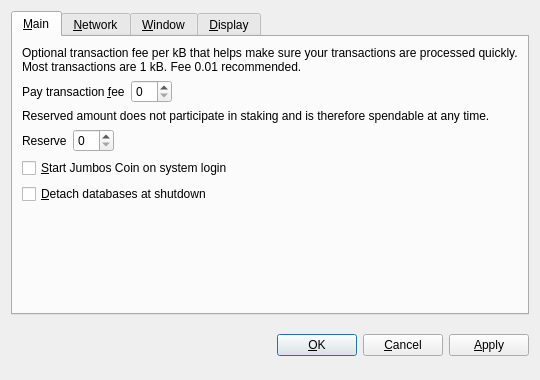
<?xml version="1.0" encoding="UTF-8"?>
<ui version="4.0">
 <class>OptionsDialog</class>
 <widget class="QDialog" name="OptionsDialog">
  <property name="geometry">
   <rect>
    <x>0</x>
    <y>0</y>
    <width>540</width>
    <height>380</height>
   </rect>
  </property>
  <property name="windowTitle">
   <string>Options</string>
  </property>
  <property name="modal">
   <bool>true</bool>
  </property>
  <layout class="QVBoxLayout" name="verticalLayout">
   <item>
    <widget class="QTabWidget" name="tabWidget">
     <property name="tabPosition">
      <enum>QTabWidget::North</enum>
     </property>
     <property name="currentIndex">
      <number>0</number>
     </property>
     <widget class="QWidget" name="tabMain">
      <attribute name="title">
       <string>&amp;Main</string>
      </attribute>
      <layout class="QVBoxLayout" name="verticalLayout_Main">
       <item>
        <widget class="QLabel" name="transactionFeeInfoLabel">
         <property name="text">
          <string>Optional transaction fee per kB that helps make sure your transactions are processed quickly. Most transactions are 1 kB. Fee 0.01 recommended.</string>
         </property>
         <property name="textFormat">
          <enum>Qt::PlainText</enum>
         </property>
         <property name="wordWrap">
          <bool>true</bool>
         </property>
        </widget>
       </item>
       <item>
        <layout class="QHBoxLayout" name="horizontalLayoutFee">
         <item>
          <widget class="QLabel" name="transactionFeeLabel">
           <property name="text">
            <string>Pay transaction &amp;fee</string>
           </property>
           <property name="textFormat">
            <enum>Qt::PlainText</enum>
           </property>
           <property name="buddy">
            <cstring>transactionFee</cstring>
           </property>
          </widget>
         </item>
         <item>
          <widget class="BitcoinAmountField" name="transactionFee"/>
         </item>
         <item>
          <spacer name="horizontalSpacerFee">
           <property name="orientation">
            <enum>Qt::Horizontal</enum>
           </property>
           <property name="sizeHint" stdset="0">
            <size>
             <width>40</width>
             <height>20</height>
            </size>
           </property>
          </spacer>
         </item>
        </layout>
       </item>
       <item>
        <widget class="QLabel" name="reserveBalanceInfoLabel">
         <property name="text">
          <string>Reserved amount does not participate in staking and is therefore spendable at any time.</string>
         </property>
         <property name="textFormat">
          <enum>Qt::PlainText</enum>
         </property>
         <property name="wordWrap">
          <bool>true</bool>
         </property>
        </widget>
       </item>
       <item>
        <layout class="QHBoxLayout" name="horizontalLayoutReserveBalance">
         <item>
          <widget class="QLabel" name="reserveBalanceLabel">
           <property name="text">
            <string>Reserve</string>
           </property>
           <property name="textFormat">
            <enum>Qt::PlainText</enum>
           </property>
           <property name="buddy">
            <cstring>reserveBalance</cstring>
           </property>
          </widget>
         </item>
         <item>
          <widget class="BitcoinAmountField" name="reserveBalance"/>
         </item>
         <item>
          <spacer name="horizontalSpacerReserveBalance">
           <property name="orientation">
            <enum>Qt::Horizontal</enum>
           </property>
           <property name="sizeHint" stdset="0">
            <size>
             <width>40</width>
             <height>20</height>
            </size>
           </property>
          </spacer>
         </item>
        </layout>
       </item>
       <item>
        <widget class="QCheckBox" name="bitcoinAtStartup">
         <property name="toolTip">
          <string>Automatically start Jumbos Coin after logging in to the system.</string>
         </property>
         <property name="text">
          <string>&amp;Start Jumbos Coin on system login</string>
         </property>
        </widget>
       </item>
       <item>
        <widget class="QCheckBox" name="detachDatabases">
         <property name="toolTip">
          <string>Detach block and address databases at shutdown. This means they can be moved to another data directory, but it slows down shutdown. The wallet is always detached.</string>
         </property>
         <property name="text">
          <string>&amp;Detach databases at shutdown</string>
         </property>
        </widget>
       </item>
       <item>
        <spacer name="verticalSpacer_Main">
         <property name="orientation">
          <enum>Qt::Vertical</enum>
         </property>
         <property name="sizeHint" stdset="0">
          <size>
           <width>20</width>
           <height>40</height>
          </size>
         </property>
        </spacer>
       </item>
      </layout>
     </widget>
     <widget class="QWidget" name="tabNetwork">
      <attribute name="title">
       <string>&amp;Network</string>
      </attribute>
      <layout class="QVBoxLayout" name="verticalLayout_Network">
       <item>
        <widget class="QCheckBox" name="mapPortUpnp">
         <property name="toolTip">
          <string>Automatically open the Jumbos Coin client port on the router. This only works when your router supports UPnP and it is enabled.</string>
         </property>
         <property name="text">
          <string>Map port using &amp;UPnP</string>
         </property>
        </widget>
       </item>
       <item>
        <widget class="QCheckBox" name="connectSocks">
         <property name="toolTip">
          <string>Connect to the Jumbos Coin network through a SOCKS proxy (e.g. when connecting through Tor).</string>
         </property>
         <property name="text">
          <string>&amp;Connect through SOCKS proxy:</string>
         </property>
        </widget>
       </item>
       <item>
        <layout class="QHBoxLayout" name="horizontalLayout_Network">
         <item>
          <widget class="QLabel" name="proxyIpLabel">
           <property name="text">
            <string>Proxy &amp;IP:</string>
           </property>
           <property name="textFormat">
            <enum>Qt::PlainText</enum>
           </property>
           <property name="buddy">
            <cstring>proxyIp</cstring>
           </property>
          </widget>
         </item>
         <item>
          <widget class="QValidatedLineEdit" name="proxyIp">
           <property name="maximumSize">
            <size>
             <width>140</width>
             <height>16777215</height>
            </size>
           </property>
           <property name="toolTip">
            <string>IP address of the proxy (e.g. 127.0.0.1)</string>
           </property>
          </widget>
         </item>
         <item>
          <widget class="QLabel" name="proxyPortLabel">
           <property name="text">
            <string>&amp;Port:</string>
           </property>
           <property name="textFormat">
            <enum>Qt::PlainText</enum>
           </property>
           <property name="buddy">
            <cstring>proxyPort</cstring>
           </property>
          </widget>
         </item>
         <item>
          <widget class="QLineEdit" name="proxyPort">
           <property name="maximumSize">
            <size>
             <width>55</width>
             <height>16777215</height>
            </size>
           </property>
           <property name="toolTip">
            <string>Port of the proxy (e.g. 9050)</string>
           </property>
          </widget>
         </item>
         <item>
          <widget class="QLabel" name="socksVersionLabel">
           <property name="text">
            <string>SOCKS &amp;Version:</string>
           </property>
           <property name="textFormat">
            <enum>Qt::PlainText</enum>
           </property>
           <property name="buddy">
            <cstring>socksVersion</cstring>
           </property>
          </widget>
         </item>
         <item>
          <widget class="QValueComboBox" name="socksVersion">
           <property name="toolTip">
            <string>SOCKS version of the proxy (e.g. 5)</string>
           </property>
          </widget>
         </item>
         <item>
          <spacer name="horizontalSpacer_Network">
           <property name="orientation">
            <enum>Qt::Horizontal</enum>
           </property>
           <property name="sizeHint" stdset="0">
            <size>
             <width>40</width>
             <height>20</height>
            </size>
           </property>
          </spacer>
         </item>
        </layout>
       </item>
       <item>
        <spacer name="verticalSpacer_Network">
         <property name="orientation">
          <enum>Qt::Vertical</enum>
         </property>
         <property name="sizeHint" stdset="0">
          <size>
           <width>20</width>
           <height>40</height>
          </size>
         </property>
        </spacer>
       </item>
      </layout>
     </widget>
     <widget class="QWidget" name="tabWindow">
      <attribute name="title">
       <string>&amp;Window</string>
      </attribute>
      <layout class="QVBoxLayout" name="verticalLayout_Window">
       <item>
        <widget class="QCheckBox" name="minimizeToTray">
         <property name="toolTip">
          <string>Show only a tray icon after minimizing the window.</string>
         </property>
         <property name="text">
          <string>&amp;Minimize to the tray instead of the taskbar</string>
         </property>
        </widget>
       </item>
       <item>
        <widget class="QCheckBox" name="minimizeOnClose">
         <property name="toolTip">
          <string>Minimize instead of exit the application when the window is closed. When this option is enabled, the application will be closed only after selecting Quit in the menu.</string>
         </property>
         <property name="text">
          <string>M&amp;inimize on close</string>
         </property>
        </widget>
       </item>
       <item>
        <spacer name="verticalSpacer_Window">
         <property name="orientation">
          <enum>Qt::Vertical</enum>
         </property>
         <property name="sizeHint" stdset="0">
          <size>
           <width>20</width>
           <height>40</height>
          </size>
         </property>
        </spacer>
       </item>
      </layout>
     </widget>
     <widget class="QWidget" name="tabDisplay">
      <attribute name="title">
       <string>&amp;Display</string>
      </attribute>
      <layout class="QVBoxLayout" name="verticalLayout_Display">
       <item>
        <layout class="QHBoxLayout" name="horizontalLayout_1_Display">
         <item>
          <widget class="QLabel" name="langLabel">
           <property name="text">
            <string>User Interface &amp;language:</string>
           </property>
           <property name="textFormat">
            <enum>Qt::PlainText</enum>
           </property>
           <property name="buddy">
            <cstring>lang</cstring>
           </property>
          </widget>
         </item>
         <item>
          <widget class="QValueComboBox" name="lang">
           <property name="toolTip">
            <string>The user interface language can be set here. This setting will take effect after restarting Jumbos Coin.</string>
           </property>
          </widget>
         </item>
        </layout>
       </item>
       <item>
        <layout class="QHBoxLayout" name="horizontalLayout_2_Display">
         <item>
          <widget class="QLabel" name="unitLabel">
           <property name="text">
            <string>&amp;Unit to show amounts in:</string>
           </property>
           <property name="textFormat">
            <enum>Qt::PlainText</enum>
           </property>
           <property name="buddy">
            <cstring>unit</cstring>
           </property>
          </widget>
         </item>
         <item>
          <widget class="QValueComboBox" name="unit">
           <property name="toolTip">
            <string>Choose the default subdivision unit to show in the interface and when sending coins.</string>
           </property>
          </widget>
         </item>
        </layout>
       </item>
       <item>
        <widget class="QCheckBox" name="displayAddresses">
         <property name="toolTip">
          <string>Whether to show Jumbos Coin addresses in the transaction list or not.</string>
         </property>
         <property name="text">
          <string>&amp;Display addresses in transaction list</string>
         </property>
        </widget>
       </item>
       <item>
        <widget class="QCheckBox" name="coinControlFeatures">
         <property name="toolTip">
          <string>Whether to show coin control features or not.</string>
         </property>
         <property name="text">
          <string>Display coin &amp;control features (experts only!)</string>
         </property>
        </widget>
       </item>
       <item>
        <spacer name="verticalSpacer_Display">
         <property name="orientation">
          <enum>Qt::Vertical</enum>
         </property>
         <property name="sizeHint" stdset="0">
          <size>
           <width>20</width>
           <height>40</height>
          </size>
         </property>
        </spacer>
       </item>
      </layout>
     </widget>
    </widget>
   </item>
   <item>
    <layout class="QHBoxLayout" name="horizontalLayout_Buttons">
     <item>
      <spacer name="horizontalSpacer_1">
       <property name="orientation">
        <enum>Qt::Horizontal</enum>
       </property>
       <property name="sizeHint" stdset="0">
        <size>
         <width>40</width>
         <height>48</height>
        </size>
       </property>
      </spacer>
     </item>
     <item>
      <widget class="QLabel" name="statusLabel">
       <property name="font">
        <font>
         <weight>75</weight>
         <bold>true</bold>
        </font>
       </property>
       <property name="text">
        <string/>
       </property>
       <property name="textFormat">
        <enum>Qt::PlainText</enum>
       </property>
       <property name="wordWrap">
        <bool>true</bool>
       </property>
      </widget>
     </item>
     <item>
      <spacer name="horizontalSpacer_2">
       <property name="orientation">
        <enum>Qt::Horizontal</enum>
       </property>
       <property name="sizeHint" stdset="0">
        <size>
         <width>40</width>
         <height>48</height>
        </size>
       </property>
      </spacer>
     </item>
     <item>
      <widget class="QPushButton" name="okButton">
       <property name="text">
        <string>&amp;OK</string>
       </property>
      </widget>
     </item>
     <item>
      <widget class="QPushButton" name="cancelButton">
       <property name="text">
        <string>&amp;Cancel</string>
       </property>
       <property name="autoDefault">
        <bool>false</bool>
       </property>
      </widget>
     </item>
     <item>
      <widget class="QPushButton" name="applyButton">
       <property name="text">
        <string>&amp;Apply</string>
       </property>
       <property name="autoDefault">
        <bool>false</bool>
       </property>
      </widget>
     </item>
    </layout>
   </item>
  </layout>
 </widget>
 <customwidgets>
  <customwidget>
   <class>BitcoinAmountField</class>
   <extends>QSpinBox</extends>
   <header>bitcoinamountfield.h</header>
  </customwidget>
  <customwidget>
   <class>QValueComboBox</class>
   <extends>QComboBox</extends>
   <header>qvaluecombobox.h</header>
  </customwidget>
  <customwidget>
   <class>QValidatedLineEdit</class>
   <extends>QLineEdit</extends>
   <header>qvalidatedlineedit.h</header>
  </customwidget>
 </customwidgets>
 <resources/>
 <connections/>
</ui>
